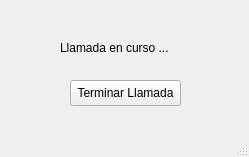
<?xml version="1.0" encoding="UTF-8"?>
<ui version="4.0">
 <class>MainWindow</class>
 <widget class="QMainWindow" name="MainWindow">
  <property name="geometry">
   <rect>
    <x>0</x>
    <y>0</y>
    <width>249</width>
    <height>157</height>
   </rect>
  </property>
  <property name="windowTitle">
   <string>Llamada</string>
  </property>
  <widget class="QWidget" name="centralwidget">
   <widget class="QLabel" name="label">
    <property name="geometry">
     <rect>
      <x>60</x>
      <y>40</y>
      <width>141</width>
      <height>16</height>
     </rect>
    </property>
    <property name="text">
     <string>Llamada en curso ...</string>
    </property>
   </widget>
   <widget class="QPushButton" name="termina">
    <property name="geometry">
     <rect>
      <x>70</x>
      <y>80</y>
      <width>111</width>
      <height>26</height>
     </rect>
    </property>
    <property name="text">
     <string>Terminar Llamada</string>
    </property>
   </widget>
  </widget>
  <widget class="QMenuBar" name="menubar">
   <property name="geometry">
    <rect>
     <x>0</x>
     <y>0</y>
     <width>249</width>
     <height>22</height>
    </rect>
   </property>
  </widget>
  <widget class="QStatusBar" name="statusbar"/>
 </widget>
 <resources/>
 <connections/>
</ui>
